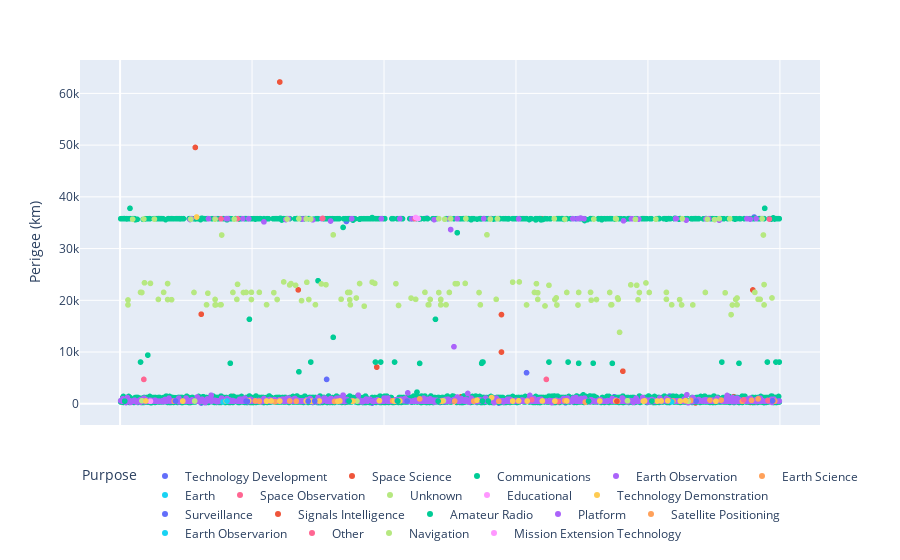

This figure's notebook cell:
### Code cell
fig = px.scatter(objects_in_orbit, x='x', y='Perigee (km)', color='Purpose')
# Use a horizontal legend
fig.update_layout(legend=dict(orientation="h"))
# Hide the X axis tick labels
fig.update_xaxes(showticklabels=False)
# Hide the X axis title
fig.update_xaxes(title_text="")
fig.show()

### Figure 1 — Plotly figure (JSON) as saved in the notebook; plotly's stock layout.template omitted (floating-point values rounded to 4 significant figures; data arrays with more than 128 entries replaced by an {"elided": "..."} marker saying what was removed)
{"data": [{"hovertemplate": "Purpose=Technology Development<br>x=%{x}<br>Perigee (km)=%{y}<extra></extra>", "legendgroup": "Technology Development", "marker": {"color": "#636efa", "symbol": "circle"}, "mode": "markers", "name": "Technology Development", "showlegend": true, "type": "scattergl", "x": {"elided": "363 int values"}, "xaxis": "x", "y": {"elided": "363 float values"}, "yaxis": "y"}, {"hovertemplate": "Purpose=Space Science<br>x=%{x}<br>Perigee (km)=%{y}<extra></extra>", "legendgroup": "Space Science", "marker": {"color": "#EF553B", "symbol": "circle"}, "mode": "markers", "name": "Space Science", "showlegend": true, "type": "scattergl", "x": [872, 955, 680, 941, 943, 822, 864, 894, 106, 43, 387, 109, 513, 920, 93, 769, 116, 69, 464, 718, 931, 612, 667, 752, 901, 999, 661, 122, 498, 869, 547, 399, 872, 400, 250, 481, 28, 930, 226, 888, 973, 410, 183, 760, 189, 143, 928, 946, 394, 55, 896, 228, 796, 337, 857, 147, 88, 648, 973, 221, 765, 842, 535, 463, 553, 746, 776, 854, 263, 640, 887, 958, 117, 699, 410, 390, 804, 372, 224, 593, 608, 272, 700, 80, 692, 675, 720, 517, 930, 169, 762, 389, 578, 578, 123, 959, 270, 639, 114, 242], "xaxis": "x", "y": [170, 258, 399, 401, 409, 410, 411, 432, 437, 443, 444, 449, 460, 461, 467, 469, 474, 481, 484, 487, 488, 488, 489, 493, 493, 493, 494, 494, 495, 496, 500, 507, 514, 514, 515, 522, 524, 534, 534, 535, 535, 536, 536, 537, 546, 546, 548, 550, 551, 552, 552, 555, 572, 573, 578, 579, 579, 581, 582, 587, 587, 588, 588, 591, 592, 594, 595, 600, 610, 612, 613, 613, 619, 620, 620, 624, 632, 638, 670, 686, 686, 697, 802, 817, 952, 1000, 1317, 1357, 1375, 1429, 6292, 7079, 9999, 17240, 17313, 21998, 22017, 35779, 49551, 62200], "yaxis": "y"}, {"hovertemplate": "Purpose=Communications<br>x=%{x}<br>Perigee (km)=%{y}<extra></extra>", "legendgroup": "Communications", "marker": {"color": "#00cc96", "symbol": "circle"}, "mode": "markers", "name": "Communications", "showlegend": true, "type": "scattergl", "x": {"elided": "3613 int values"}, "xaxis": "x", "y": {"elided": "3613 int values"}, "yaxis": "y"}, {"hovertemplate": "Purpose=Earth Observation<br>x=%{x}<br>Perigee (km)=%{y}<extra></extra>", "legendgroup": "Earth Observation", "marker": {"color": "#ab63fa", "symbol": "circle"}, "mode": "markers", "name": "Earth Observation", "showlegend": true, "type": "scattergl", "x": {"elided": "1129 int values"}, "xaxis": "x", "y": {"elided": "1129 int values"}, "yaxis": "y"}, {"hovertemplate": "Purpose=Earth Science<br>x=%{x}<br>Perigee (km)=%{y}<extra></extra>", "legendgroup": "Earth Science", "marker": {"color": "#FFA15A", "symbol": "circle"}, "mode": "markers", "name": "Earth Science", "showlegend": true, "type": "scattergl", "x": [705, 235, 506, 325, 82, 267, 574, 211, 943, 485, 536, 992, 95, 838, 257, 205, 674, 413, 865, 957, 894, 911, 967, 454], "xaxis": "x", "y": [325, 397, 412, 455, 483, 488, 493, 496, 497, 500, 515, 520, 522, 528, 541, 550, 586, 599, 637, 680, 702, 712, 935, 945], "yaxis": "y"}, {"hovertemplate": "Purpose=Earth<br>x=%{x}<br>Perigee (km)=%{y}<extra></extra>", "legendgroup": "Earth", "marker": {"color": "#19d3f3", "symbol": "circle"}, "mode": "markers", "name": "Earth", "showlegend": true, "type": "scattergl", "x": [836, 156], "xaxis": "x", "y": [368, 368], "yaxis": "y"}, {"hovertemplate": "Purpose=Space Observation<br>x=%{x}<br>Perigee (km)=%{y}<extra></extra>", "legendgroup": "Space Observation", "marker": {"color": "#FF6692", "symbol": "circle"}, "mode": "markers", "name": "Space Observation", "showlegend": true, "type": "scattergl", "x": [664, 982, 624, 945, 984, 153, 178, 447, 307], "xaxis": "x", "y": [405, 631, 772, 772, 35703, 35749, 35769, 35781, 35826], "yaxis": "y"}, {"hovertemplate": "Purpose=Unknown<br>x=%{x}<br>Perigee (km)=%{y}<extra></extra>", "legendgroup": "Unknown", "marker": {"color": "#B6E880", "symbol": "circle"}, "mode": "markers", "name": "Unknown", "showlegend": true, "type": "scattergl", "x": [861, 113, 359, 33, 490, 769], "xaxis": "x", "y": [472, 525, 525, 585, 585, 585], "yaxis": "y"}, {"hovertemplate": "Purpose=Educational<br>x=%{x}<br>Perigee (km)=%{y}<extra></extra>", "legendgroup": "Educational", "marker": {"color": "#FF97FF", "symbol": "circle"}, "mode": "markers", "name": "Educational", "showlegend": true, "type": "scattergl", "x": [46], "xaxis": "x", "y": [489], "yaxis": "y"}, {"hovertemplate": "Purpose=Technology Demonstration<br>x=%{x}<br>Perigee (km)=%{y}<extra></extra>", "legendgroup": "Technology Demonstration", "marker": {"color": "#FECB52", "symbol": "circle"}, "mode": "markers", "name": "Technology Demonstration", "showlegend": true, "type": "scattergl", "x": [330, 903, 352, 754, 222, 161, 290, 416, 793, 659, 345, 95, 814, 488, 595, 353, 282, 242, 617, 727, 302, 849, 222, 229, 640, 39, 677, 820, 751, 333, 424, 795, 604, 195, 393, 830, 857, 541, 563, 116], "xaxis": "x", "y": [493, 494, 494, 497, 497, 499, 502, 504, 507, 521, 521, 521, 522, 523, 524, 524, 527, 528, 528, 535, 535, 535, 535, 542, 543, 544, 544, 544, 544, 548, 549, 553, 561, 586, 598, 599, 607, 708, 1207, 36097], "yaxis": "y"}, {"hovertemplate": "Purpose=Surveillance<br>x=%{x}<br>Perigee (km)=%{y}<extra></extra>", "legendgroup": "Surveillance", "marker": {"color": "#636efa", "symbol": "circle"}, "mode": "markers", "name": "Surveillance", "showlegend": true, "type": "scattergl", "x": [285, 191, 193, 506, 435, 873, 295, 84, 345, 382, 989, 420], "xaxis": "x", "y": [494, 497, 497, 512, 512, 513, 525, 526, 526, 574, 577, 577], "yaxis": "y"}, {"hovertemplate": "Purpose=Signals Intelligence<br>x=%{x}<br>Perigee (km)=%{y}<extra></extra>", "legendgroup": "Signals Intelligence", "marker": {"color": "#EF553B", "symbol": "circle"}, "mode": "markers", "name": "Signals Intelligence", "showlegend": true, "type": "scattergl", "x": [753], "xaxis": "x", "y": [495], "yaxis": "y"}, {"hovertemplate": "Purpose=Amateur Radio<br>x=%{x}<br>Perigee (km)=%{y}<extra></extra>", "legendgroup": "Amateur Radio", "marker": {"color": "#00cc96", "symbol": "circle"}, "mode": "markers", "name": "Amateur Radio", "showlegend": true, "type": "scattergl", "x": [710, 7, 482, 421, 549, 806, 558, 347], "xaxis": "x", "y": [513, 513, 519, 522, 522, 522, 523, 524], "yaxis": "y"}, {"hovertemplate": "Purpose=Platform<br>x=%{x}<br>Perigee (km)=%{y}<extra></extra>", "legendgroup": "Platform", "marker": {"color": "#ab63fa", "symbol": "circle"}, "mode": "markers", "name": "Platform", "showlegend": true, "type": "scattergl", "x": [382], "xaxis": "x", "y": [513], "yaxis": "y"}, {"hovertemplate": "Purpose=Satellite Positioning<br>x=%{x}<br>Perigee (km)=%{y}<extra></extra>", "legendgroup": "Satellite Positioning", "marker": {"color": "#FFA15A", "symbol": "circle"}, "mode": "markers", "name": "Satellite Positioning", "showlegend": true, "type": "scattergl", "x": [507], "xaxis": "x", "y": [523], "yaxis": "y"}, {"hovertemplate": "Purpose=Earth Observarion<br>x=%{x}<br>Perigee (km)=%{y}<extra></extra>", "legendgroup": "Earth Observarion", "marker": {"color": "#19d3f3", "symbol": "circle"}, "mode": "markers", "name": "Earth Observarion", "showlegend": true, "type": "scattergl", "x": [162], "xaxis": "x", "y": [530], "yaxis": "y"}, {"hovertemplate": "Purpose=Other<br>x=%{x}<br>Perigee (km)=%{y}<extra></extra>", "legendgroup": "Other", "marker": {"color": "#FF6692", "symbol": "circle"}, "mode": "markers", "name": "Other", "showlegend": true, "type": "scattergl", "x": [646, 36], "xaxis": "x", "y": [4713.0, 4713.0], "yaxis": "y"}, {"hovertemplate": "Purpose=Navigation<br>x=%{x}<br>Perigee (km)=%{y}<extra></extra>", "legendgroup": "Navigation", "marker": {"color": "#B6E880", "symbol": "circle"}, "mode": "markers", "name": "Navigation", "showlegend": true, "type": "scattergl", "x": {"elided": "152 int values"}, "xaxis": "x", "y": {"elided": "152 int values"}, "yaxis": "y"}, {"hovertemplate": "Purpose=Mission Extension Technology<br>x=%{x}<br>Perigee (km)=%{y}<extra></extra>", "legendgroup": "Mission Extension Technology", "marker": {"color": "#FF97FF", "symbol": "circle"}, "mode": "markers", "name": "Mission Extension Technology", "showlegend": true, "type": "scattergl", "x": [452, 448], "xaxis": "x", "y": [35783, 36000], "yaxis": "y"}], "layout": {"legend": {"orientation": "h", "title": {"text": "Purpose"}, "tracegroupgap": 0}, "margin": {"t": 60}, "xaxis": {"anchor": "y", "domain": [0, 1], "showticklabels": false, "title": {"text": ""}}, "yaxis": {"anchor": "x", "domain": [0, 1], "title": {"text": "Perigee (km)"}}}}
